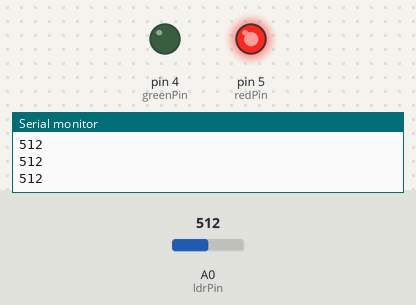
This sketch was run on a simulated Arduino Uno, built with avr-gcc and run on an emulated ATmega328P. On the bench: output pins drawn as LEDs (lit = HIGH), the last lines printed to the serial monitor. The test bench sets the inputs (shaded band); at power-on: A0 (ldrPin) = 512.

Above: at 1.2 s.
1.3 s: A0 (ldrPin) set to 584
2.8 s: A0 (ldrPin) set to 612
At 3.4 s:
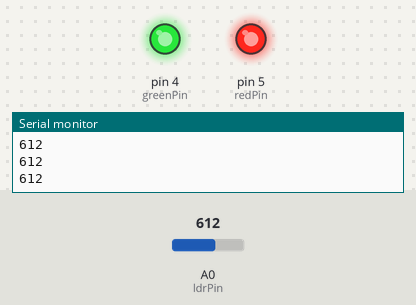
4.3 s: A0 (ldrPin) set to 390
At 4.7 s:
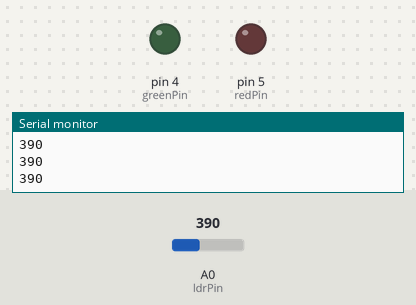
5.8 s: A0 (ldrPin) set to 409
At 7.0 s:
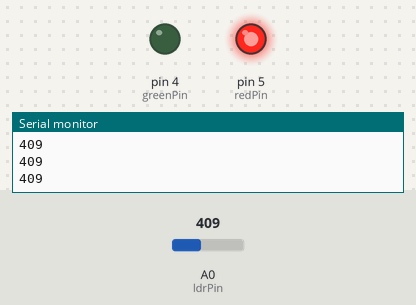
7.3 s: A0 (ldrPin) set to 306
At 8.6 s:
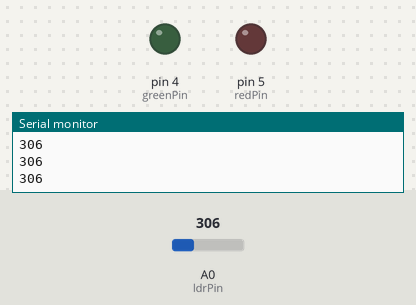
Timing chart, 0 to 9.8 s (numbered marks = the images above; inputs shaded):
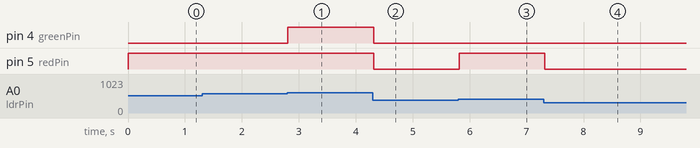

Measured:
- the behaviour switches between 600 and 601 on A0 (ldrPin) (found by bisection; images 0 and 1)
- the behaviour switches between 399 and 400 on A0 (ldrPin) (found by bisection; images 2 and 3)
- after the input at 2.8 s, pin 4 (greenPin): LOW → HIGH at once
- after the input at 4.3 s, pin 4 (greenPin), pin 5 (redPin): HIGH → LOW at once
- after the input at 5.8 s, pin 5 (redPin): LOW → HIGH at once
- after the input at 7.3 s, pin 5 (redPin): HIGH → LOW at once

The sketch:

LDR_and_LED_Light.ino
```cpp
/* connect 2 LEDs on pins 4 and 5.
 *  LED lights should turn on/off based on brightness levels
 *  (Brightness typiically varies between 300 and 600)
 *  300 - 400 --> no LEDs on
 *  400 - 500 --> one LED on
 *  500 - 600 --> both LEDs on
 */

int ldrPin = A0;
int redPin = 5;
int greenPin = 4;
int analogValue;

void setup() {
  // put your setup code here, to run once:
  Serial.begin(9600);
  pinMode(redPin, OUTPUT);
  pinMode(greenPin, OUTPUT);
}

void loop() {
  // put your main code here, to run repeatedly:
  analogValue = analogRead(ldrPin);
  Serial.println(analogValue);
  if (analogValue < 400) {
    digitalWrite(redPin, LOW);
    digitalWrite(greenPin, LOW);

  } else if (analogValue  >= 400 && analogValue <= 600) {

      digitalWrite(redPin, HIGH);
      digitalWrite(greenPin, LOW);
  } else {
        digitalWrite(redPin, HIGH);
        digitalWrite(greenPin, HIGH);
       }

    delay(100);
}
```
